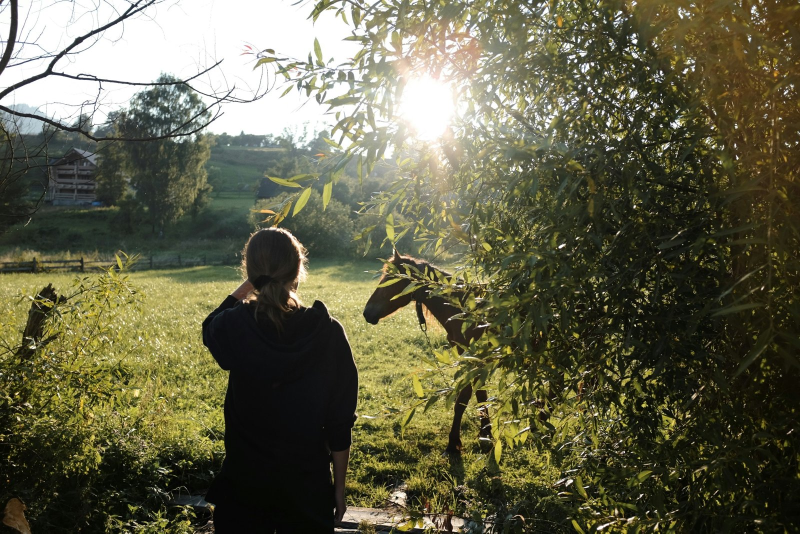
#> input picture docs/ui/assets/photos/backlit_02.jpg, 1600 x 1067 px (shown at 1/2 size); its folder holds only this picture in this run
$ python litert_pose_reference.py
#> lines starting #> are read from the running program, lines starting #| are printed output that depends on the picture
### experiments/android-vision/scripts/litert_reference.py
"""Reference (numpy) implementation of the MediaPipe pre/post-processing used on Android, run with the
MediaPipe .tflite models on the LiteRT Python interpreter. Scratch: produces evidence and golden values
for the Kotlin port (android/core-vision)."""
import json, math, sys, pathlib
import numpy as np
from PIL import Image
from ai_edge_litert.interpreter import Interpreter

M = pathlib.Path(__file__).resolve().parent.parent / "models"  # models/ (MODELS.csv); .task files unzipped next to them


def bilinear(img, xs, ys):
    """img HxWxC float; xs, ys arrays of pixel-centre coordinates; zero outside (BORDER_ZERO)."""
    h, w = img.shape[:2]
    x0 = np.floor(xs - 0.5).astype(int); y0 = np.floor(ys - 0.5).astype(int)
    fx = (xs - 0.5) - x0; fy = (ys - 0.5) - y0
    out = np.zeros(xs.shape + (img.shape[2],), np.float32)
    for dy, wy in ((0, 1 - fy), (1, fy)):
        for dx, wx in ((0, 1 - fx), (1, fx)):
            xi = x0 + dx; yi = y0 + dy
            ok = (xi >= 0) & (xi < w) & (yi >= 0) & (yi < h)
            v = np.zeros(xs.shape + (img.shape[2],), np.float32)
            v[ok] = img[yi[ok], xi[ok]]
            out += v * (wx * wy)[..., None]
    return out


def warp_roi(img, cx, cy, rw, rh, angle, size_w, size_h):
    """Samples the rotated rect (centre, size in px, angle rad, x axis (cos, sin) in y-down coords)."""
    u = (np.arange(size_w) + 0.5) / size_w - 0.5
    v = (np.arange(size_h) + 0.5) / size_h - 0.5
    U, V = np.meshgrid(u, v)
    c, s = math.cos(angle), math.sin(angle)
    xs = cx + U * rw * c - V * rh * s
    ys = cy + U * rw * s + V * rh * c
    return bilinear(img, xs, ys)


def letterbox(img, size):
    h, w = img.shape[:2]
    scale = max(w, h)
    # Square ROI around the image centre, longer side = tensor side (keep_aspect_ratio, BORDER_ZERO).
    t = warp_roi(img, w / 2, h / 2, scale, scale, 0.0, size, size)
    pad_x = (1 - w / scale) / 2; pad_y = (1 - h / scale) / 2
    return t, (pad_x, pad_y, pad_x, pad_y)


# [97 lines left out: functions ssd_anchors, decode, iou, weighted_nms, detect_faces, landmarks and 1 more, not called in this run]


# [22 lines that do not run on import are left out]

### experiments/android-vision/scripts/litert_pose_reference.py
import sys, numpy as np, pathlib
from PIL import Image
from ai_edge_litert.interpreter import Interpreter
sys.path.insert(0, '.')
from litert_reference import letterbox, ssd_anchors, iou, M
def detect_people(img, thr=0.5):
    t, pad = letterbox(img, 224)
    it = Interpreter(model_path=str(M / 'pose_landmarker/pose_detector.tflite')); it.allocate_tensors()
    it.set_tensor(it.get_input_details()[0]['index'], (t * 2 - 1)[None].astype(np.float32)); it.invoke()
    outs = [it.get_tensor(d['index'])[0] for d in it.get_output_details()]
    boxes = [o for o in outs if o.shape[-1] == 12][0]; scores = [o for o in outs if o.shape[-1] == 1][0]
    anchors = ssd_anchors(224, [8, 16, 32, 32, 32], 5, interp=1.0); assert len(anchors) == len(boxes), (len(anchors), boxes.shape)
    s = 1 / (1 + np.exp(-np.clip(scores[:, 0], -100, 100)))
    dets = []
    for i in np.argsort(-s):
        if s[i] < thr: break
        r = boxes[i]; ax, ay = anchors[i]; xc = r[0] / 224 + ax; yc = r[1] / 224 + ay; w = r[2] / 224; h = r[3] / 224
        b = [xc - w / 2, yc - h / 2, xc + w / 2, yc + h / 2]
        if all(iou(b, d[1]) <= 0.3 for d in dets): dets.append((float(s[i]), b))
    px, py = pad[0], pad[1]
    return [(sc, [(b[0] - px) / (1 - 2 * px), (b[1] - py) / (1 - 2 * py), (b[2] - px) / (1 - 2 * px), (b[3] - py) / (1 - 2 * py)]) for sc, b in dets]
for p in sorted(pathlib.Path('../photos').glob('*.jpg')):
    im = Image.open(p).convert('RGB'); im.thumbnail((1600, 1600)); img = np.asarray(im, np.float32) / 255
#> further down, im is the input picture: PIL image 1600x1067 RGB; mean R, G, B 99.6, 98.3, 74.2
    print(f'{p.stem:20s}', [(round(sc, 2), [round(float(v), 2) for v in b]) for sc, b in detect_people(img)])
#> in bilinear, `x0 = np.floor(xs - 0.5).astype(int)`:
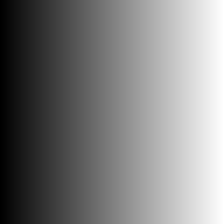
#> x0: shape (224, 224) int64; min 3, max 1595, mean 799; drawn with min black and max white
#> in bilinear, `y0 = np.floor(ys - 0.5).astype(int)`:
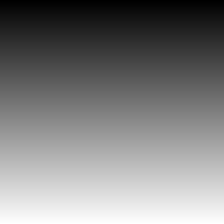
#> y0: shape (224, 224) int64; min -264, max 1329, mean 532.6; drawn with min black and max white
#> in bilinear, `fx = xs - 0.5 - x0`:
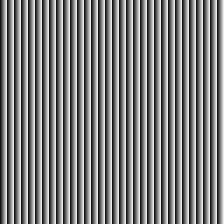
#> fx: shape (224, 224) float64; min 0.0714, max 0.929, mean 0.5
#> in bilinear, `fy = ys - 0.5 - y0`:
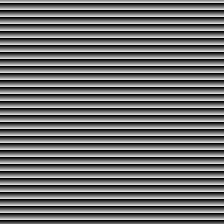
#> fy: shape (224, 224) float64; min 0, max 0.857, mean 0.429
#> the loop in bilinear, `for dy, wy in ((0, 1 - fy), (1, fy)):` made 2 passes
#> dy on passes 1 to 2: 0, 1
#> after the loop in bilinear, `for dy, wy in ((0, 1 - fy), (1, fy)):`:
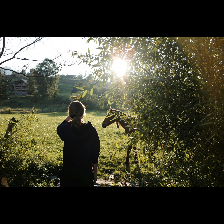
#> out: shape (224, 224, 3) float32; mean R, G, B 0.262, 0.258, 0.195
#> after the loop in bilinear, `for dy, wy in ((0, 1 - fy), (1, fy)):`:
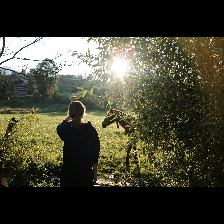
#> v: shape (224, 224, 3) float32; mean R, G, B 0.262, 0.258, 0.195
#> in detect_people, `t, pad = letterbox(img, 224)`: pad = (0, 0.167, 0, 0.167)
#> (the call stopped at in detect_people, `it = Interpreter(model_path=str(M / 'pose_landmarker/pose_detector.tfl..`: ai_edge_litert is not available in this run)

$ run again, on docs/ui/assets/photos/landscape_02.jpg
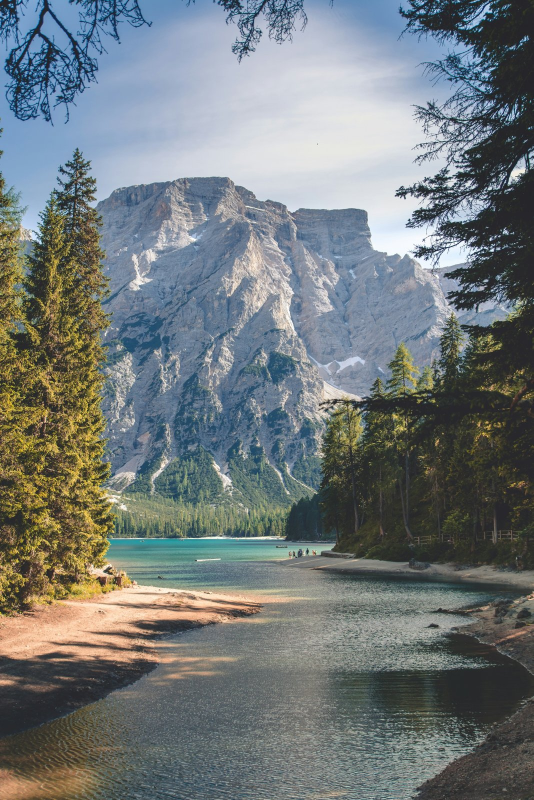
#> input picture docs/ui/assets/photos/landscape_02.jpg, 1067 x 1600 px (shown at 1/2 size)
#> im is the input picture: PIL image 1067x1600 RGB; mean R, G, B 114.1, 121.2, 122.2
#> y0: shape (224, 224) int64; 224 distinct labels, from 3 to 1595
#> in bilinear, `fy = ys - 0.5 - y0`:
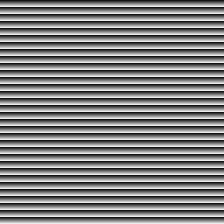
#> fy: shape (224, 224) float64; min 0.0714, max 0.929, mean 0.5
#> the loop in bilinear, `for dy, wy in ((0, 1 - fy), (1, fy)):` made 2 passes
#> dy on passes 1 to 2: 0, 1
#> after the loop in bilinear, `for dy, wy in ((0, 1 - fy), (1, fy)):`:
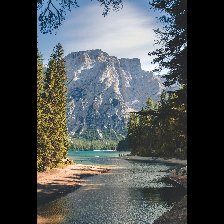
#> v: shape (224, 224, 3) float32; mean R, G, B 0.299, 0.317, 0.32
#> pad = (0.167, 0, 0.167, 0)

$ run again, on docs/ui/assets/photos/landscape_03.jpg
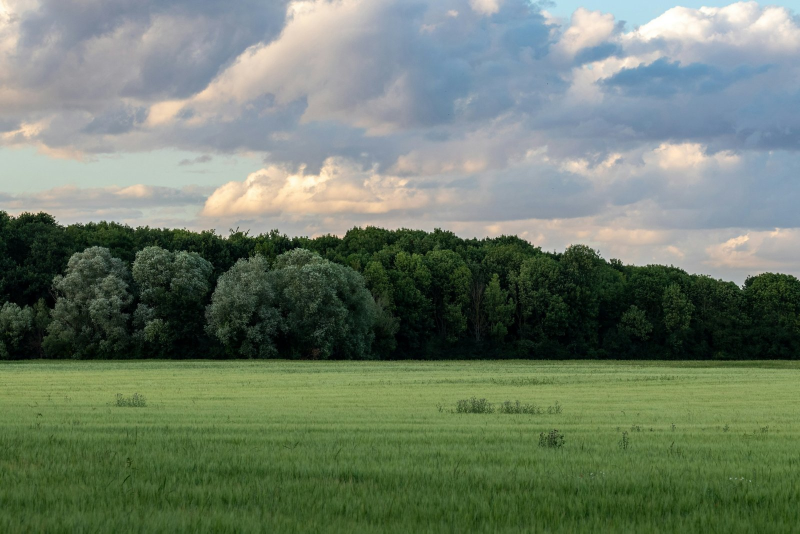
#> input picture docs/ui/assets/photos/landscape_03.jpg, 1600 x 1067 px (shown at 1/2 size)
#> im is the input picture: PIL image 1600x1067 RGB; mean R, G, B 109.9, 124.1, 106
#> the loop in bilinear, `for dy, wy in ((0, 1 - fy), (1, fy)):` made 2 passes
#> dy on passes 1 to 2: 0, 1
#> after the loop in bilinear, `for dy, wy in ((0, 1 - fy), (1, fy)):`:
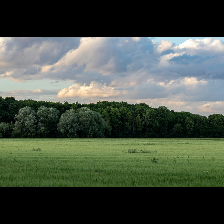
#> out: shape (224, 224, 3) float32; mean R, G, B 0.289, 0.326, 0.279
#> pad = (0, 0.167, 0, 0.167)
